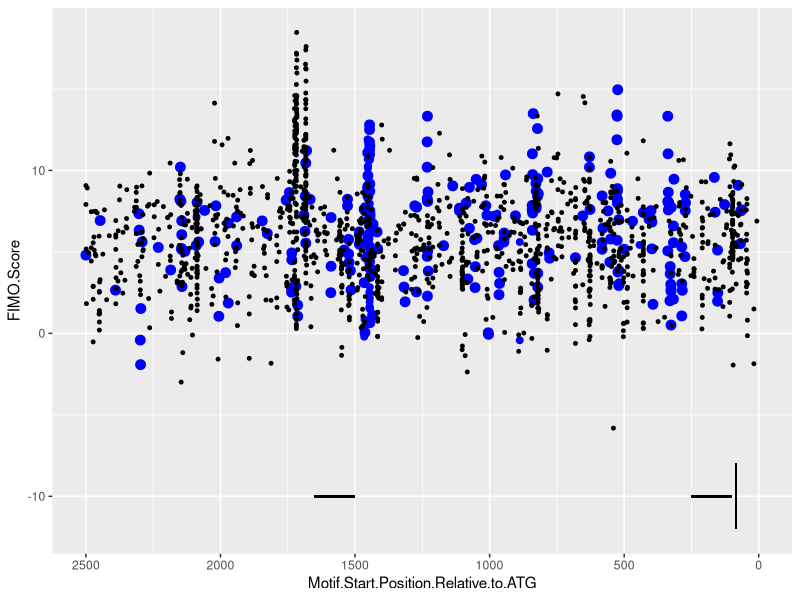
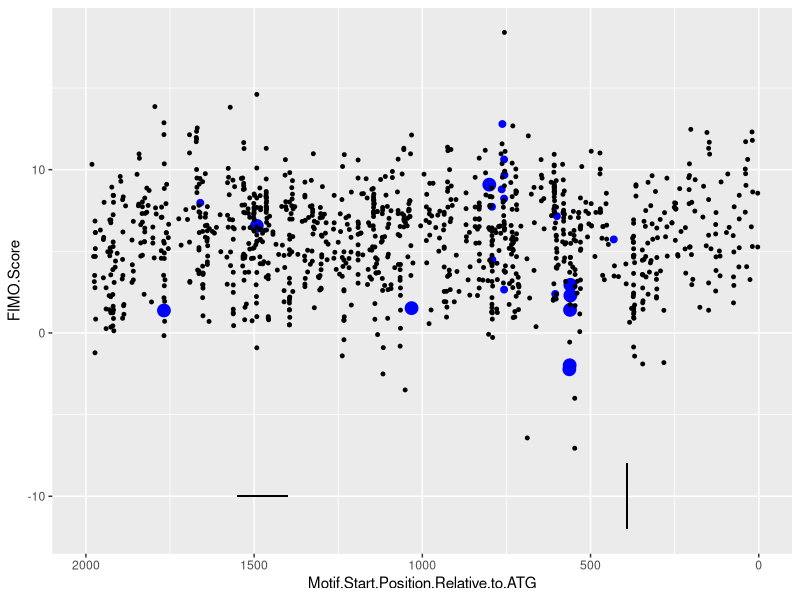

Here is the R script that generated these plots, in order:
#Script to make a graphical map of TF binding sites on a given promoter.
#Erin Sparks
#April 2015

setwd("~/Desktop/")

library("ggplot2")

#Plot for the SHR promoter
SHR <-read.csv("SHR_Motifs.csv")
head(SHR)

p <- ggplot(SHR, aes(Motif.Start.Position.Relative.to.ATG,FIMO.Score)) +theme_grey()

#Horizontal lines represent DHS root data from (Sullivan et al., 2014).  Vertical line represents the TSS from TAIR.

p +geom_segment(aes(x=101, y=-10, xend = 250, yend=-10)) + geom_segment(aes(x=1501, y=-10, xend=1650, yend=-10)) + geom_point(col=SHR$Y1H.Validated, size=SHR$Size) + xlim (2500,0) + geom_segment(aes(x=85, y=-12, xend=85, yend=-8))


#Plot for the SCR promoter
SCR <-read.csv("SCR_Motifs.csv")
head(SCR)

p <- ggplot(SCR, aes(Motif.Start.Position.Relative.to.ATG,FIMO.Score)) 

p +geom_segment(aes(x=1400, y=-10, xend = 1549, yend=-10)) + geom_segment(aes(x=1980, y=-10, xend=2129, yend=-10)) + geom_point(col=SCR$Y1H.Validated, size=SCR$Size) + xlim(2000,0) + geom_segment(aes(x=392, y=-12, xend=392, yend=-8))




